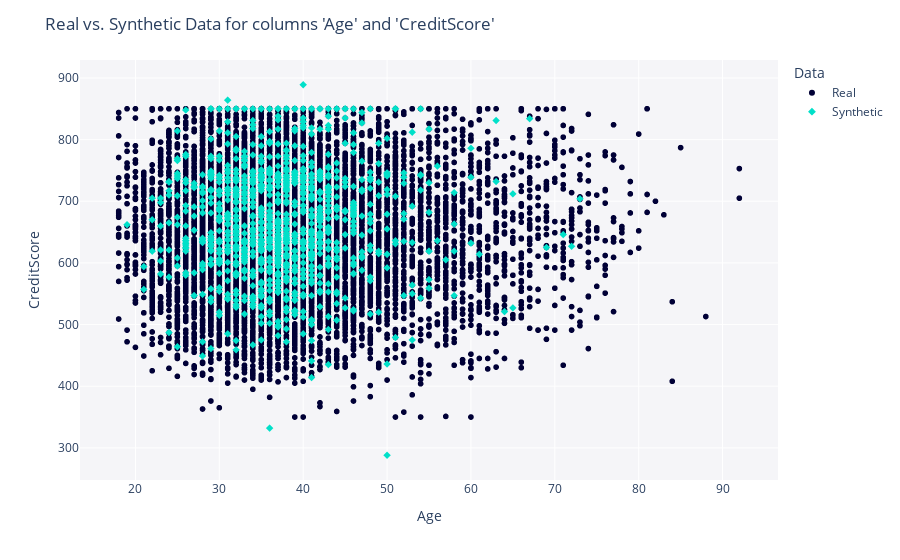

Here is the notebook cell this chart was saved with:
### Code cell
from sdmetrics.reports import utils

fig = utils.get_column_pair_plot(
    real_data=real_data,
    synthetic_data=synthetic_data_single,
    column_names=['Age', 'CreditScore'],
    metadata=metadata
    
)

fig.show()

### Figure 1 — Plotly figure (JSON) as saved in the notebook; plotly's stock layout.template omitted (floating-point values rounded to 4 significant figures; data arrays with more than 128 entries replaced by an {"elided": "..."} marker saying what was removed)
{"data": [{"hovertemplate": "Data=Real<br>Age=%{x}<br>CreditScore=%{y}<extra></extra>", "legendgroup": "Real", "marker": {"color": "#000036", "symbol": "circle"}, "mode": "markers", "name": "Real", "showlegend": true, "type": "scattergl", "x": {"elided": "10000 int values"}, "xaxis": "x", "y": {"elided": "10000 int values"}, "yaxis": "y"}, {"hovertemplate": "Data=Synthetic<br>Age=%{x}<br>CreditScore=%{y}<extra></extra>", "legendgroup": "Synthetic", "marker": {"color": "#01E0C9", "symbol": "diamond"}, "mode": "markers", "name": "Synthetic", "showlegend": true, "type": "scattergl", "x": {"elided": "1002 int values"}, "xaxis": "x", "y": {"elided": "1002 int values"}, "yaxis": "y"}], "layout": {"legend": {"title": {"text": "Data"}, "tracegroupgap": 0}, "margin": {"t": 60}, "plot_bgcolor": "#F5F5F8", "title": {"text": "Real vs. Synthetic Data for columns 'Age' and 'CreditScore'"}, "xaxis": {"anchor": "y", "domain": [0, 1], "title": {"text": "Age"}}, "yaxis": {"anchor": "x", "domain": [0, 1], "title": {"text": "CreditScore"}}}}
